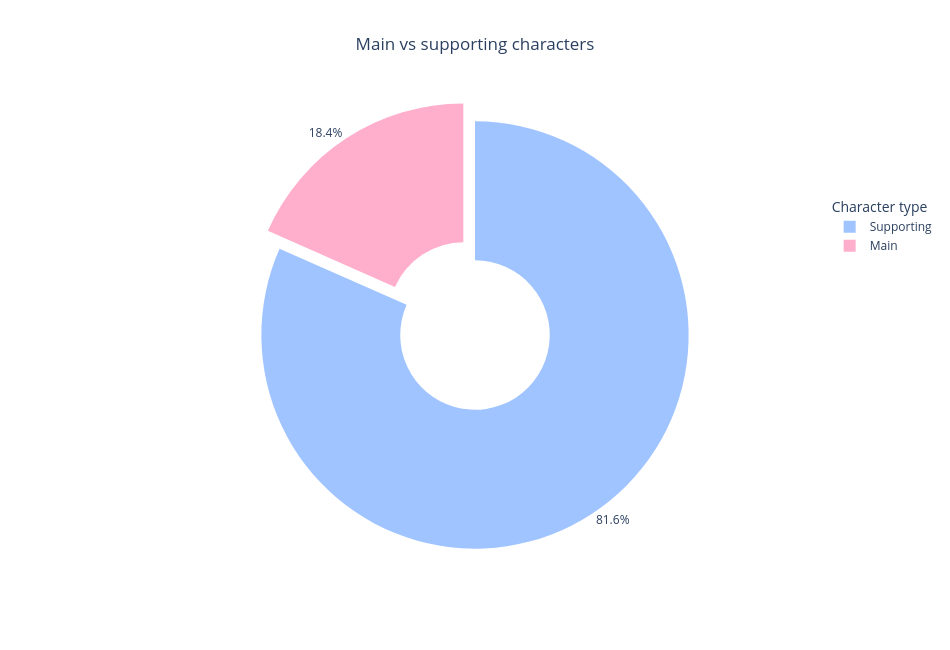

The code cell stored with this chart in its notebook:
### Markdown cell above
## Personaggi secondari VS principali degli anime

### Code cell
char_works = df_characters_anime_works.copy()

char_works_clean = (
    char_works[["anime_mal_id", "character_mal_id", "role"]]
    .dropna(subset=["anime_mal_id", "character_mal_id", "role"])
    .copy()
)

char_works_clean["anime_mal_id"] = pd.to_numeric(char_works_clean["anime_mal_id"], errors="coerce")
char_works_clean["character_mal_id"] = pd.to_numeric(char_works_clean["character_mal_id"], errors="coerce")
char_works_clean["role"] = char_works_clean["role"].astype(str).str.strip()

char_works_clean = (
    char_works_clean
    .dropna(subset=["anime_mal_id", "character_mal_id"])
    .drop_duplicates()
)

char_works_clean = char_works_clean[
    char_works_clean["role"].isin(["Main", "Supporting"])
]

# tabella di supporto con i totali
main_support_table = (
    char_works_clean
    .groupby("role")["character_mal_id"]
    .nunique()
    .reset_index(name="total_characters")
)

main_support_table["role"] = main_support_table["role"].replace({
    "Main": "Main",
    "Supporting": "Supporting"
})

main_support_table["percentage"] = (
    main_support_table["total_characters"] /
    main_support_table["total_characters"].sum() * 100
).round(1)

display(main_support_table)

color_map = {
    "Main": "#FFAFCC",
    "Supporting": "#A0C4FF"
}

fig = px.pie(
    main_support_table,
    names="role",
    values="total_characters",
    title="Main vs supporting characters",
    color="role",
    color_discrete_map=color_map,
    hole=0.35
)

fig.update_traces(
    textinfo="percent",
    textposition="outside",
    pull=[0.10, 0]
)

fig.update_layout(
    template="plotly_white",
    width=950,
    height=650,
    title_x=0.5,
    showlegend=True,
    legend_title_text="Character type",
    legend=dict(
        x=1.02,
        y=0.8,
        bgcolor="rgba(255,255,255,0)",
        borderwidth=0
    )
)

fig.show()

### Figure 1 — Plotly figure (JSON) as saved in the notebook; plotly's stock layout.template omitted (floating-point values rounded to 4 significant figures)
{"data": [{"customdata": [["Main"], ["Supporting"]], "domain": {"x": [0.0, 1.0], "y": [0.0, 1.0]}, "hole": 0.35, "hovertemplate": "role=%{customdata[0]}<br>total_characters=%{value}<extra></extra>", "labels": ["Main", "Supporting"], "legendgroup": "", "marker": {"colors": ["#FFAFCC", "#A0C4FF"]}, "name": "", "showlegend": true, "values": [27686, 122895], "type": "pie", "pull": [0.1, 0], "textinfo": "percent", "textposition": "outside"}], "layout": {"legend": {"tracegroupgap": 0, "title": {"text": "Character type"}, "x": 1.02, "y": 0.8, "bgcolor": "rgba(255,255,255,0)", "borderwidth": 0}, "title": {"text": "Main vs supporting characters", "x": 0.5}, "width": 950, "height": 650, "showlegend": true}}
